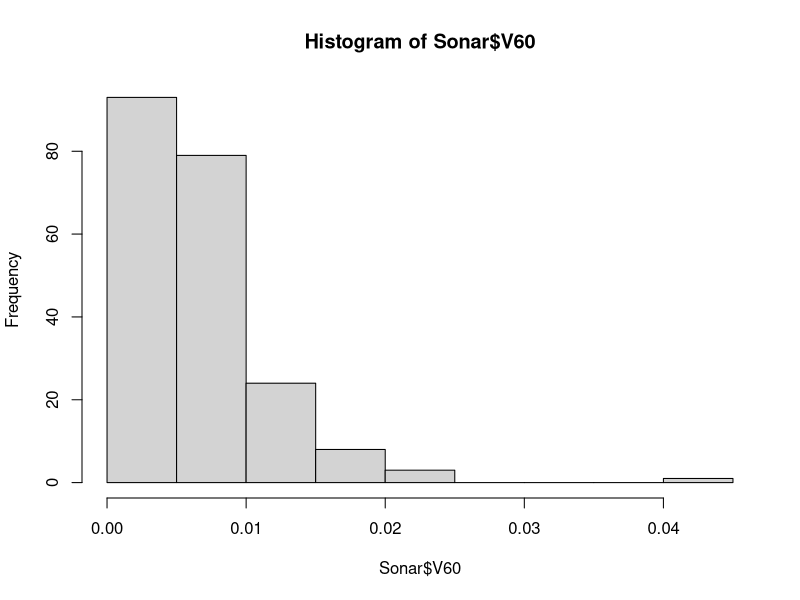

Recreate this plot in R.
### LIBRARIES
library(tidyverse)
library(caret)
library(ROCR)
library(ranger) #we'll use for our RF model
library(mlbench) #some good built-in data sets

### DATA 
# Sonar data
data(Sonar)
str(Sonar) # 60 variables (sensors), and 1 classification factor 

# Class - M (metal) or R (rock) 
levels(Sonar$Class)
Sonar %>% count(Class) %>% mutate(prop = n / sum(n)) 

hist(Sonar$V60)
